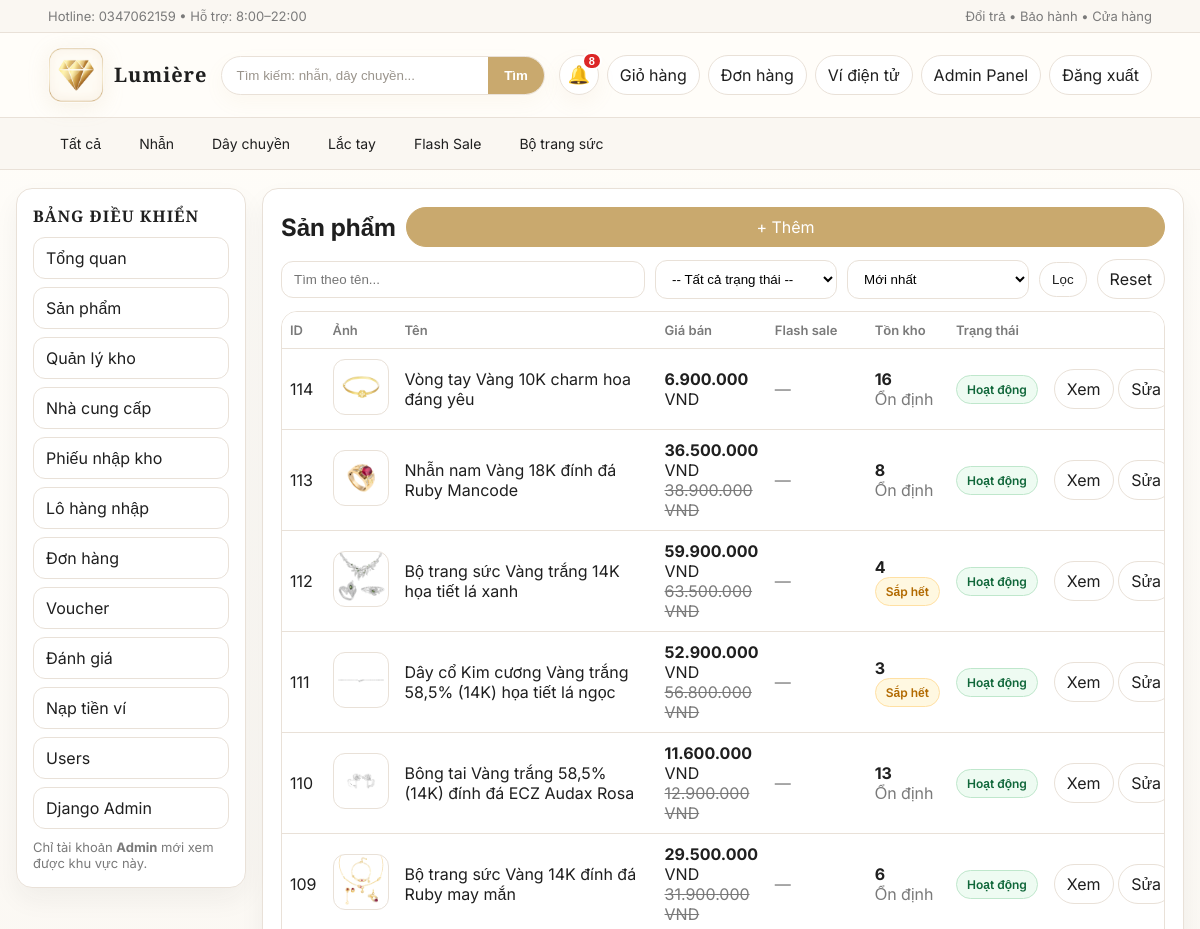
Before: /admin-panel/san-pham/ (signed in, upper part) with the older database file.
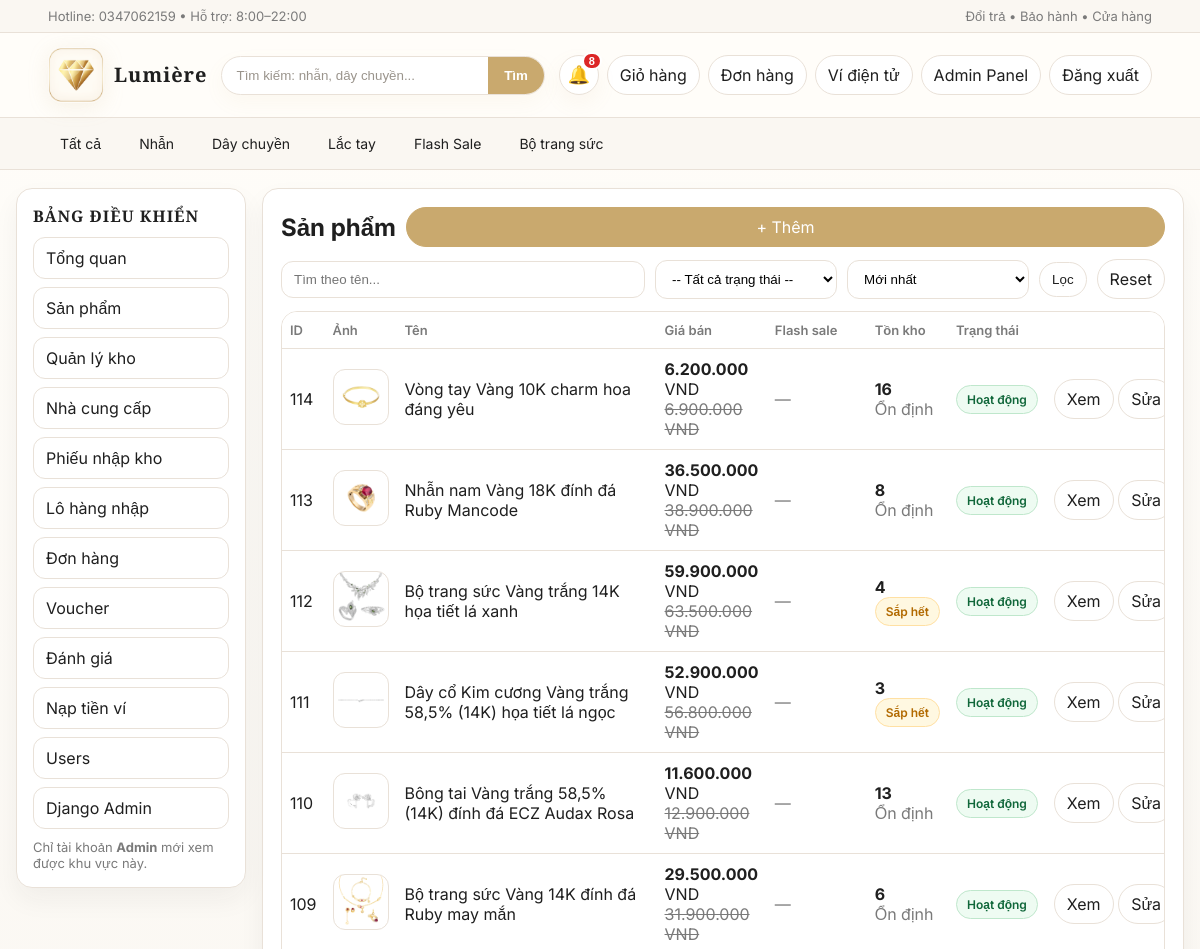
After: the same page with the newer database file.
### shop/models.py (models this page shows, shortened)
class SanPham(models.Model):
    TRANG_THAI = [
        ("active", "Hoạt động"),
        ("inactive", "Ngừng kinh doanh"),
    ]
    ten = models.CharField(max_length=100)
    gia = models.IntegerField(default=0)
    gia_khuyen_mai = models.IntegerField(blank=True, null=True)
    flash_sale_price = models.IntegerField(blank=True, null=True)
    flash_sale_start = models.DateTimeField(blank=True, null=True)
    flash_sale_end = models.DateTimeField(blank=True, null=True)
    anh = models.ImageField(upload_to="sanpham/", blank=True, null=True)
    search_tags = models.CharField(max_length=255, blank=True, default="")
    mo_ta = models.TextField(blank=True, default="")
    ton_kho = models.IntegerField(default=10)
    trang_thai = models.CharField(max_length=20, choices=TRANG_THAI, default="active")
    @property
    def dang_giam_gia(self) -> bool:
        return self.gia_khuyen_mai is not None and int(self.gia_khuyen_mai or 0) > 0 and int(self.gia_khuyen_mai) < int(self.gia or 0)
    @property
    def co_flash_sale_cai_dat(self) -> bool:
        return (
            self.flash_sale_price is not None
            and int(self.flash_sale_price or 0) > 0
            and int(self.flash_sale_price) < int(self.gia or 0)
        )
    @property
    def dang_flash_sale(self) -> bool:
        if not self.co_flash_sale_cai_dat:
            return False
        now = timezone.now()
        if self.flash_sale_start and now < self.flash_sale_start:
            return False
        if self.flash_sale_end and now > self.flash_sale_end:
            return False
        return True
    @property
    def sap_dien_ra_flash_sale(self) -> bool:
        return self.co_flash_sale_cai_dat and self.flash_sale_start is not None and timezone.now() < self.flash_sale_start
    @property
    def gia_hien_tai(self) -> int:
        if self.dang_flash_sale:
            return int(self.flash_sale_price)
        if self.dang_giam_gia:
            return int(self.gia_khuyen_mai)
        return int(self.gia or 0)

### shop/views.py (the view)
# urls.py: path("admin-panel/san-pham/", views.admin_sanpham_list, name="admin_sanpham_list"),
@admin_required
def admin_sanpham_list(request):
    q = request.GET.get("q", "").strip()
    trang_thai = request.GET.get("trang_thai", "").strip()
    sort = request.GET.get("sort", "newest").strip()
    if sort not in PRODUCT_SORTS:
        sort = "newest"
    ds = apply_product_filters(SanPham.objects.all(), q=q, status=trang_thai, sort=sort)
    return render(
        request,
        "admin_sanpham_list.html",
        {"ds": ds, "q": q, "trang_thai": trang_thai, "sort": sort, "sort_choices": PRODUCT_SORT_CHOICES, "trang_thai_choices": SanPham.TRANG_THAI},
    )

### shop/services.py (called while the page is built)
def apply_product_filters(queryset, *, q: str = "", status: str = "", sort: str = "newest"):
    if q:
        queryset = filter_products_accent_insensitive(queryset, q)
    if status in {code for code, _ in SanPham.TRANG_THAI}:
        queryset = queryset.filter(trang_thai=status)
    return queryset.order_by(*PRODUCT_SORTS.get(sort, PRODUCT_SORTS["newest"]))

### shop/templatetags/tien.py (called while the page is built)
@register.filter
def vnd(x):
    try:
        x = int(x)
        return f"{x:,}".replace(",", ".")
    except Exception:
        return x

### templates/admin_sanpham_list.html (shortened to what this page needs)
{% extends "admin_base.html" %}
{% load tien %}
{% block admin_content %}
  <div class="card" style="padding:18px;">
    <div class="row" style="justify-content:space-between;gap:10px;flex-wrap:wrap;">
      <h2 style="margin:0;">Sản phẩm</h2>
      <a class="btn primary" href="{% url 'admin_sanpham_create' %}">+ Thêm</a>
    </div>
    <form method="get" class="filter-bar" style="margin-top:12px;">
      <input class="input" name="q" value="{{ q }}" placeholder="Tìm theo tên...">
      <select class="input" name="trang_thai">
        <option value="">-- Tất cả trạng thái --</option>
      </select>
      <select class="input" name="sort">
        {% for value, label in sort_choices %}
          <option value="{{ value }}" {% if sort == value %}selected{% endif %}>{{ label }}</option>
        {% endfor %}
      </select>
      <button class="btn" type="submit">Lọc</button>
      <a class="btn" href="{% url 'admin_sanpham_list' %}">Reset</a>
    </form>
    <div class="table-wrap" style="margin-top:12px;">
      <table class="tbl">
        <thead>
          <tr>
            <th>ID</th>
            <th>Ảnh</th>
            <th>Tên</th>
            <th>Giá bán</th>
            <th>Flash sale</th>
            <th>Tồn kho</th>
            <th>Trạng thái</th>
            <th></th>
          </tr>
        </thead>
        <tbody>
        {% for sp in ds %}
          <tr>
            <td>{{ sp.id }}</td>
            <td>
              {% if sp.anh %}
                <img src="{{ sp.anh.url }}" alt="" style="width:56px;height:56px;object-fit:cover;border-radius:12px;border:1px solid var(--line);">
              {% else %}
                <span class="muted">—</span>
              {% endif %}
            </td>
            <td style="min-width:260px;">{{ sp.ten }}</td>
            <td>
              {% if sp.dang_flash_sale %}
                <div><b>{{ sp.gia_hien_tai|vnd }}</b> VND</div>
                <div class="muted" style="text-decoration:line-through;">{{ sp.gia|vnd }} VND</div>
              {% elif sp.dang_giam_gia %}
                <div><b>{{ sp.gia_hien_tai|vnd }}</b> VND</div>
                <div class="muted" style="text-decoration:line-through;">{{ sp.gia|vnd }} VND</div>
              {% else %}
                <b>{{ sp.gia|vnd }}</b> VND
              {% endif %}
            </td>
            <td>
              {% if sp.dang_flash_sale %}
                <span class="status" style="background:#ffefef;color:#c62828;border-color:#ffcaca;">Đang chạy</span>
                <div class="muted">Đến {{ sp.flash_sale_end|date:"H:i d/m/Y" }}</div>
              {% elif sp.sap_dien_ra_flash_sale %}
                <span class="status">Sắp diễn ra</span>
              {% elif sp.co_flash_sale_cai_dat %}
                <span class="status">Đã kết thúc</span>
              {% else %}
                <span class="muted">—</span>
              {% endif %}
            </td>
            <td>
              <b>{{ sp.ton_kho }}</b>
              {% if sp.ton_kho <= 0 %}
                <div><span class="status" style="background:#ffefef;color:#c62828;border-color:#ffcaca;">Hết hàng</span></div>
              {% elif sp.ton_kho <= 5 %}
                <div><span class="status" style="background:#fff8e1;color:#b26a00;border-color:#ffe0a3;">Sắp hết</span></div>
              {% else %}
                <div class="muted">Ổn định</div>
              {% endif %}
            </td>
            <td><span class="status status-{{ sp.trang_thai|lower }}">{{ sp.get_trang_thai_display }}</span></td>
            <td style="white-space:nowrap;">
              <a class="btn" href="{% url 'admin_sanpham_detail' sp.id %}">Xem</a>
              <a class="btn" href="{% url 'admin_sanpham_edit' sp.id %}">Sửa</a>
            </td>
          </tr>
        {% empty %}
          <tr><td colspan="8" class="muted">Không có sản phẩm.</td></tr>
        {% endfor %}
        </tbody>
      </table>
    </div>
  </div>
{% endblock %}

Changed rows visible on the page:
changed SanPham "Vòng tay Vàng 10K charm hoa đáng yêu": gia_khuyen_mai empty → 6200000 (drawn); gia_hien_tai|vnd (not shown) → "6.200.000"
